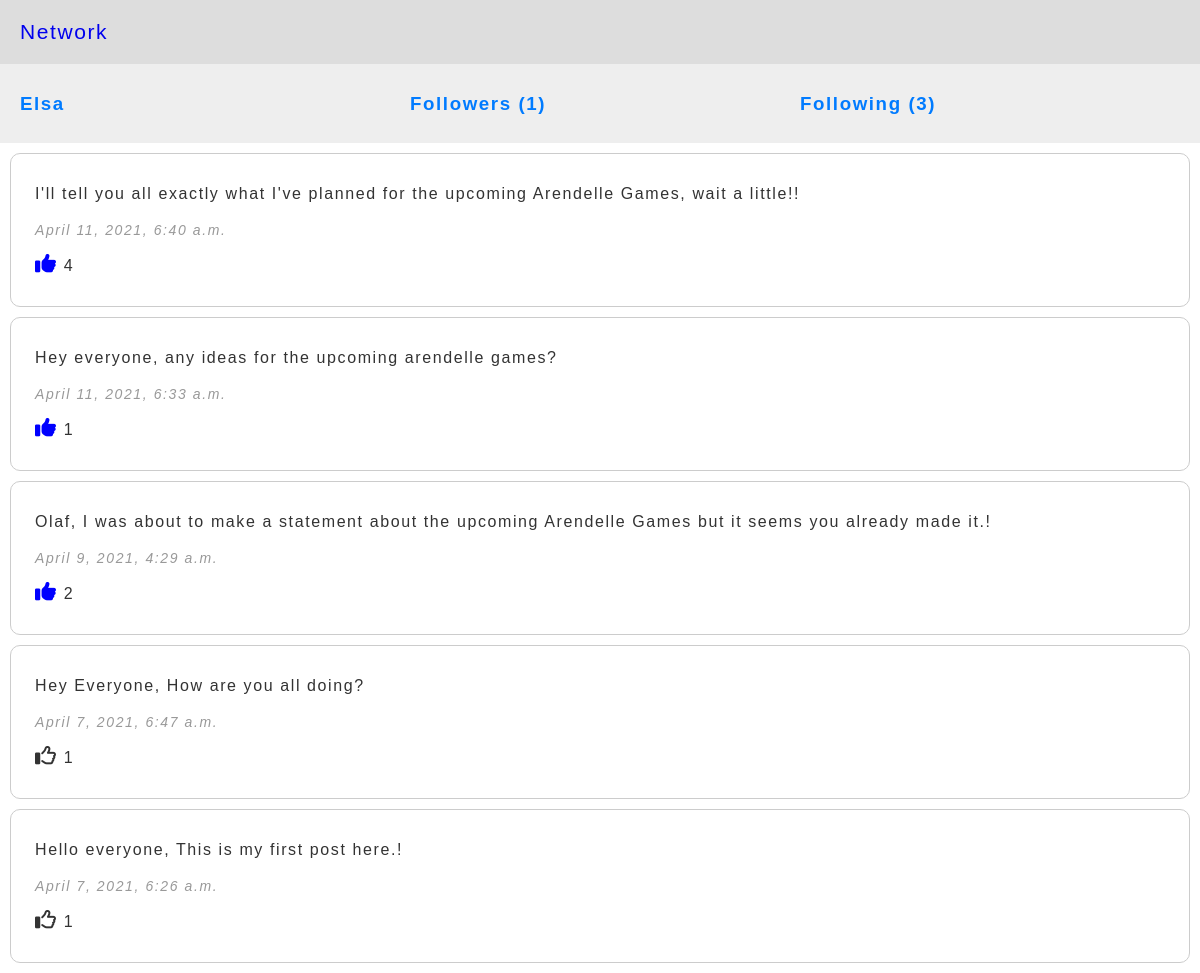
The app's page /users/Elsa (signed in), older data.
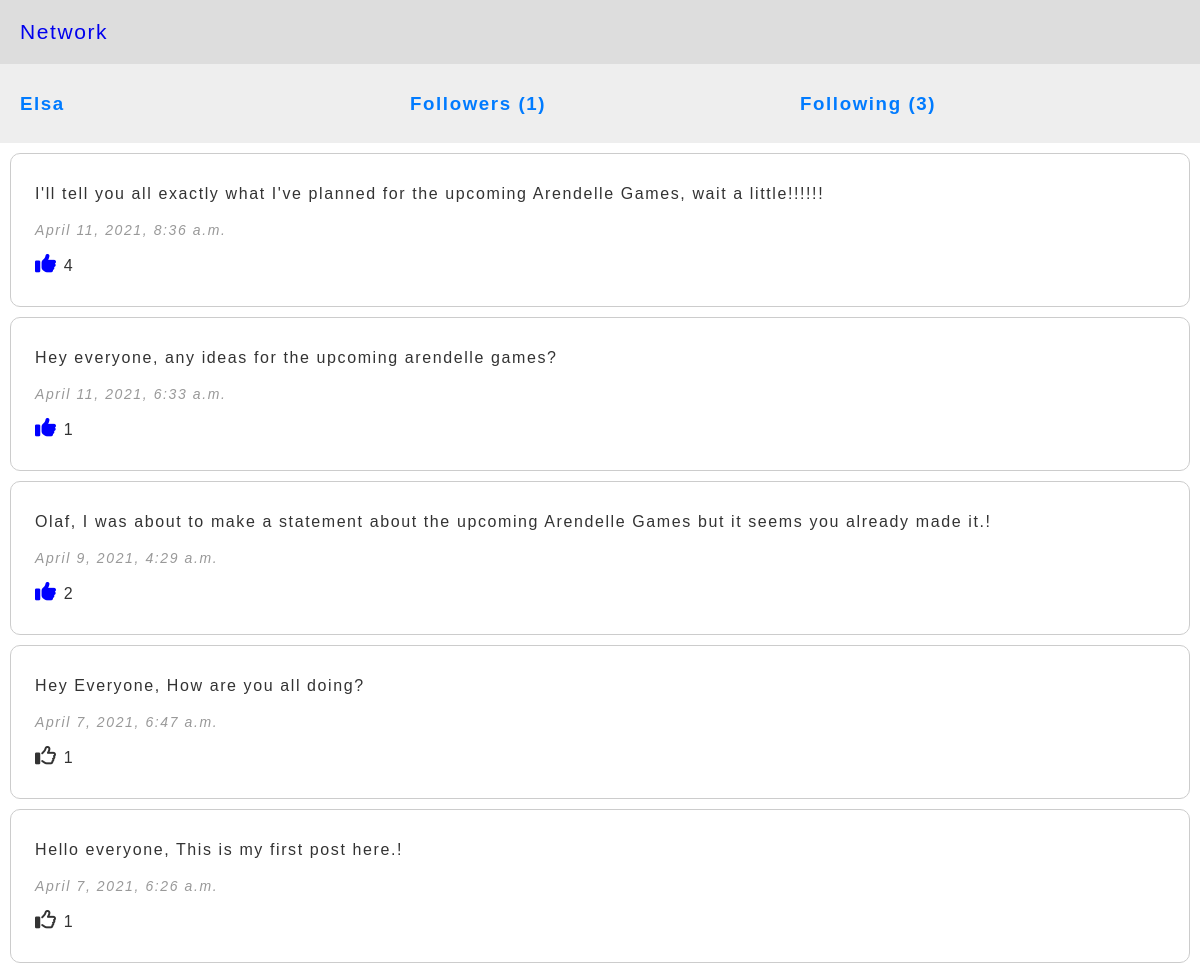
The same page, newer data.
### network/models.py (models this page shows, shortened)
class Post(models.Model):
    name = models.ForeignKey(User, on_delete=models.CASCADE, related_name="user_posts")
    content = models.TextField()
    likes = models.IntegerField(default=0)
    timestamp = models.DateTimeField(auto_now=True)

### network/views.py (the view)
# urls.py: path("users/<str:name>", views.users, name="users"),
@login_required
def users(request, name):
    user = User.objects.get(username=name)
    posts = Post.objects.filter(name=user).all().order_by('-timestamp')
    follows = Follow.objects.filter(name=request.user).all()
    following_count = len(Follow.objects.filter(name=user).all())
    followers_count = len(Follow.objects.filter(following=user).all())
    is_following = "false"
    for follow in follows:
        if follow.following == user:
            is_following = "true"
    liked_posts = []
    for post in posts:
        a = Like.objects.filter(post=post)
        print(a)
        if len(a) > 0:
            for x in a:
                if x.name.username == request.user.username:
                    liked_posts.append(x.post)
    return render(request, "network/profile.html", {
    "user": user, "posts": posts, "liked_posts": liked_posts, "is_following": is_following, "following_count": following_count, "followers_count": followers_count
    })
    return HttpResponse(f"Hello {name}")

### network/models.py (called while the page is built)
    def __str__(self):
        return f"{self.name.username} liked {self.post.content}"

### network/templates/network/profile.html (shortened to what this page needs)
<!DOCTYPE html>
<html lang="en" dir="ltr">
  <head>
  </head>
  <body>
    <div class="links">
      <a href="{% url "index" %}">Network</a>
    </div>
    <div class="user">
      <h3>{{user.username}}</h3>
      <h3>Followers (<span id="followers">{{ followers_count }}</span>)</h3>
      <h3>Following ({{ following_count }})</h3>
    </div>
    {% for post in posts %}
      <div class="posts">
        <div class="posts_content">
            {{post.content}}
        </div>
        <div class="posts_time">
            <i style="font-size:14px; color:#999;">{{ post.timestamp }}</i>
        </div>
        <div class="likes">
          <div class="like">
            {% if post in liked_posts %}
            <i class="fas fa-thumbs-up" style="font-size: 21px; color: blue;" data-page= {{ post.id }}></i>
            {% else %}
            <i class="far fa-thumbs-up" style="font-size: 21px;" data-page= {{ post.id }}></i>
            {% endif %}
            <span id="post_likes">{{ post.likes }}</span>
          </div>
        </div>
      </div>
    {% endfor %}
  </body>
</html>

Row changes from the older to the newer data that the page shows:
changed Post: content "I'll tell you all exactly what I've planned for the upcoming Arendelle Games, wait a little!!" → "I'll tell you all exactly what I've planned for the upcoming Arendelle Games, wait a little!!!!!!"; timestamp "April 11, 2021, 6:40 a.m." → "April 11, 2021, 8:36 a.m."
